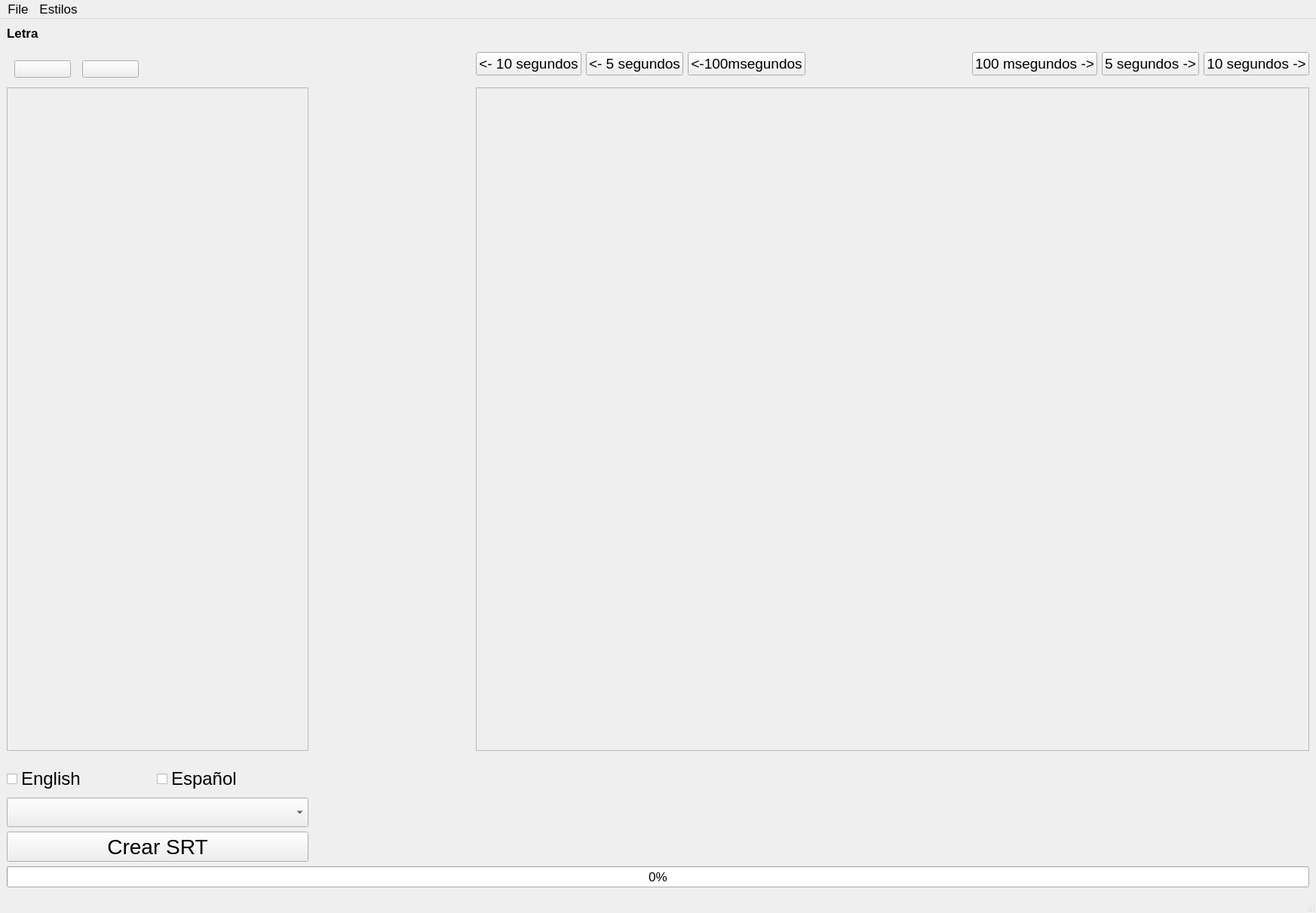
<?xml version="1.0" encoding="UTF-8"?>
<ui version="4.0">
 <class>MainWindow</class>
 <widget class="QMainWindow" name="MainWindow">
  <property name="geometry">
   <rect>
    <x>0</x>
    <y>0</y>
    <width>1745</width>
    <height>1211</height>
   </rect>
  </property>
  <property name="baseSize">
   <size>
    <width>0</width>
    <height>0</height>
   </size>
  </property>
  <property name="font">
   <font>
    <pointsize>13</pointsize>
   </font>
  </property>
  <property name="windowTitle">
   <string>SRT Editor</string>
  </property>
  <widget class="QWidget" name="centralwidget">
   <layout class="QGridLayout" name="gridLayout">
    <item row="2" column="2" rowspan="2" colspan="3">
     <widget class="QFrame" name="QFrameVideo">
      <property name="frameShape">
       <enum>QFrame::StyledPanel</enum>
      </property>
      <property name="frameShadow">
       <enum>QFrame::Raised</enum>
      </property>
      <layout class="QGridLayout" name="gridLayout_3">
       <item row="0" column="0">
        <layout class="QVBoxLayout" name="QVideoBoxVLayout">
         <property name="sizeConstraint">
          <enum>QLayout::SetMinimumSize</enum>
         </property>
        </layout>
       </item>
      </layout>
     </widget>
    </item>
    <item row="1" column="2">
     <layout class="QHBoxLayout" name="horizontalLayout_2">
      <item>
       <widget class="QPushButton" name="tenBack">
        <property name="minimumSize">
         <size>
          <width>0</width>
          <height>0</height>
         </size>
        </property>
        <property name="font">
         <font>
          <pointsize>14</pointsize>
         </font>
        </property>
        <property name="text">
         <string>&lt;- 10 segundos</string>
        </property>
       </widget>
      </item>
      <item>
       <widget class="QPushButton" name="fiveBack">
        <property name="font">
         <font>
          <pointsize>14</pointsize>
         </font>
        </property>
        <property name="text">
         <string>&lt;- 5 segundos</string>
        </property>
       </widget>
      </item>
      <item>
       <widget class="QPushButton" name="oneMBack">
        <property name="font">
         <font>
          <pointsize>14</pointsize>
         </font>
        </property>
        <property name="text">
         <string>&lt;-100msegundos</string>
        </property>
       </widget>
      </item>
     </layout>
    </item>
    <item row="7" column="0" colspan="5">
     <widget class="QProgressBar" name="progressBar">
      <property name="enabled">
       <bool>true</bool>
      </property>
      <property name="value">
       <number>0</number>
      </property>
     </widget>
    </item>
    <item row="4" column="2" rowspan="2" colspan="3">
     <widget class="QLabel" name="currentLyrics">
      <property name="sizePolicy">
       <sizepolicy hsizetype="Minimum" vsizetype="Preferred">
        <horstretch>0</horstretch>
        <verstretch>0</verstretch>
       </sizepolicy>
      </property>
      <property name="minimumSize">
       <size>
        <width>0</width>
        <height>10</height>
       </size>
      </property>
      <property name="font">
       <font>
        <family>Arial</family>
        <pointsize>28</pointsize>
       </font>
      </property>
      <property name="frameShadow">
       <enum>QFrame::Plain</enum>
      </property>
      <property name="text">
       <string/>
      </property>
      <property name="alignment">
       <set>Qt::AlignCenter</set>
      </property>
      <property name="wordWrap">
       <bool>true</bool>
      </property>
     </widget>
    </item>
    <item row="5" column="0">
     <widget class="QComboBox" name="textAppendList">
      <property name="font">
       <font>
        <pointsize>20</pointsize>
       </font>
      </property>
      <item>
       <property name="text">
        <string/>
       </property>
      </item>
      <item>
       <property name="text">
        <string>❤</string>
       </property>
      </item>
      <item>
       <property name="text">
        <string>♥♥</string>
       </property>
      </item>
      <item>
       <property name="text">
        <string>♪</string>
       </property>
      </item>
      <item>
       <property name="text">
        <string>♪♪</string>
       </property>
      </item>
      <item>
       <property name="text">
        <string>𝄞</string>
       </property>
      </item>
      <item>
       <property name="text">
        <string>𝄞𝄞</string>
       </property>
      </item>
      <item>
       <property name="text">
        <string>💘</string>
       </property>
      </item>
      <item>
       <property name="text">
        <string>💘💘</string>
       </property>
      </item>
      <item>
       <property name="text">
        <string>🎹</string>
       </property>
      </item>
      <item>
       <property name="text">
        <string>🎸</string>
       </property>
      </item>
      <item>
       <property name="text">
        <string>🎶</string>
       </property>
      </item>
      <item>
       <property name="text">
        <string>🎙</string>
       </property>
      </item>
      <item>
       <property name="text">
        <string>🎵</string>
       </property>
      </item>
     </widget>
    </item>
    <item row="1" column="3">
     <layout class="QGridLayout" name="gridLayout_2">
      <item row="0" column="0">
       <widget class="QLabel" name="currentTime">
        <property name="sizePolicy">
         <sizepolicy hsizetype="Minimum" vsizetype="Preferred">
          <horstretch>0</horstretch>
          <verstretch>0</verstretch>
         </sizepolicy>
        </property>
        <property name="minimumSize">
         <size>
          <width>175</width>
          <height>0</height>
         </size>
        </property>
        <property name="font">
         <font>
          <pointsize>12</pointsize>
         </font>
        </property>
        <property name="text">
         <string/>
        </property>
        <property name="alignment">
         <set>Qt::AlignCenter</set>
        </property>
       </widget>
      </item>
     </layout>
    </item>
    <item row="2" column="0" rowspan="2" colspan="2">
     <widget class="QScrollArea" name="scrollArea">
      <property name="sizePolicy">
       <sizepolicy hsizetype="Maximum" vsizetype="Expanding">
        <horstretch>0</horstretch>
        <verstretch>0</verstretch>
       </sizepolicy>
      </property>
      <property name="maximumSize">
       <size>
        <width>400</width>
        <height>16777215</height>
       </size>
      </property>
      <property name="widgetResizable">
       <bool>true</bool>
      </property>
      <property name="alignment">
       <set>Qt::AlignLeading|Qt::AlignLeft|Qt::AlignTop</set>
      </property>
      <widget class="QWidget" name="scrollAreaWidgetContents">
       <property name="geometry">
        <rect>
         <x>0</x>
         <y>0</y>
         <width>398</width>
         <height>815</height>
        </rect>
       </property>
       <property name="sizePolicy">
        <sizepolicy hsizetype="Expanding" vsizetype="Expanding">
         <horstretch>0</horstretch>
         <verstretch>0</verstretch>
        </sizepolicy>
       </property>
       <property name="maximumSize">
        <size>
         <width>16777215</width>
         <height>16777215</height>
        </size>
       </property>
       <layout class="QVBoxLayout" name="verticalLayout">
        <property name="topMargin">
         <number>0</number>
        </property>
       </layout>
      </widget>
     </widget>
    </item>
    <item row="6" column="0">
     <widget class="QPushButton" name="createSRTButton">
      <property name="font">
       <font>
        <pointsize>21</pointsize>
        <weight>50</weight>
        <italic>false</italic>
        <bold>false</bold>
        <underline>false</underline>
       </font>
      </property>
      <property name="autoFillBackground">
       <bool>false</bool>
      </property>
      <property name="text">
       <string>Crear SRT</string>
      </property>
      <property name="checkable">
       <bool>false</bool>
      </property>
     </widget>
    </item>
    <item row="1" column="0">
     <widget class="QWidget" name="addremoveWidgetContainer" native="true">
      <property name="sizePolicy">
       <sizepolicy hsizetype="Minimum" vsizetype="Fixed">
        <horstretch>0</horstretch>
        <verstretch>0</verstretch>
       </sizepolicy>
      </property>
      <property name="minimumSize">
       <size>
        <width>150</width>
        <height>50</height>
       </size>
      </property>
      <widget class="QPushButton" name="addButton">
       <property name="geometry">
        <rect>
         <x>10</x>
         <y>20</y>
         <width>75</width>
         <height>23</height>
        </rect>
       </property>
       <property name="text">
        <string/>
       </property>
       <property name="icon">
        <iconset resource="ResourceFiles/plusandminus.qrc">
         <normaloff>:/plus/plus-24844_1280.png</normaloff>:/plus/plus-24844_1280.png</iconset>
       </property>
      </widget>
      <widget class="QPushButton" name="removeButton">
       <property name="geometry">
        <rect>
         <x>100</x>
         <y>20</y>
         <width>75</width>
         <height>23</height>
        </rect>
       </property>
       <property name="text">
        <string/>
       </property>
       <property name="icon">
        <iconset resource="ResourceFiles/plusandminus.qrc">
         <normaloff>:/plus/MinusSign.png</normaloff>:/plus/MinusSign.png</iconset>
       </property>
       <property name="iconSize">
        <size>
         <width>40</width>
         <height>40</height>
        </size>
       </property>
      </widget>
     </widget>
    </item>
    <item row="1" column="4">
     <layout class="QHBoxLayout" name="horizontalLayout_3">
      <item>
       <widget class="QPushButton" name="oneMForward">
        <property name="font">
         <font>
          <pointsize>14</pointsize>
         </font>
        </property>
        <property name="text">
         <string>100 msegundos -&gt;</string>
        </property>
       </widget>
      </item>
      <item>
       <widget class="QPushButton" name="fiveForward">
        <property name="font">
         <font>
          <pointsize>14</pointsize>
         </font>
        </property>
        <property name="text">
         <string>5 segundos -&gt;</string>
        </property>
       </widget>
      </item>
      <item>
       <widget class="QPushButton" name="tenForward">
        <property name="font">
         <font>
          <pointsize>14</pointsize>
         </font>
        </property>
        <property name="text">
         <string>10 segundos -&gt;</string>
        </property>
       </widget>
      </item>
     </layout>
    </item>
    <item row="4" column="0">
     <widget class="QWidget" name="widget" native="true">
      <property name="sizePolicy">
       <sizepolicy hsizetype="Preferred" vsizetype="Maximum">
        <horstretch>0</horstretch>
        <verstretch>0</verstretch>
       </sizepolicy>
      </property>
      <property name="minimumSize">
       <size>
        <width>400</width>
        <height>50</height>
       </size>
      </property>
      <property name="maximumSize">
       <size>
        <width>16777215</width>
        <height>30</height>
       </size>
      </property>
      <widget class="QWidget" name="horizontalLayoutWidget">
       <property name="geometry">
        <rect>
         <x>0</x>
         <y>0</y>
         <width>391</width>
         <height>42</height>
        </rect>
       </property>
       <layout class="QHBoxLayout" name="horizontalLayout">
        <item>
         <widget class="QCheckBox" name="translateEnglish">
          <property name="font">
           <font>
            <pointsize>18</pointsize>
           </font>
          </property>
          <property name="text">
           <string>English</string>
          </property>
         </widget>
        </item>
        <item>
         <widget class="QCheckBox" name="translateSpanish">
          <property name="font">
           <font>
            <pointsize>18</pointsize>
           </font>
          </property>
          <property name="text">
           <string>Español</string>
          </property>
         </widget>
        </item>
       </layout>
      </widget>
     </widget>
    </item>
    <item row="0" column="0">
     <widget class="QLabel" name="lyricsTitle">
      <property name="sizePolicy">
       <sizepolicy hsizetype="Maximum" vsizetype="Fixed">
        <horstretch>0</horstretch>
        <verstretch>0</verstretch>
       </sizepolicy>
      </property>
      <property name="maximumSize">
       <size>
        <width>450</width>
        <height>16777215</height>
       </size>
      </property>
      <property name="font">
       <font>
        <pointsize>13</pointsize>
        <weight>75</weight>
        <bold>true</bold>
       </font>
      </property>
      <property name="text">
       <string>Letra</string>
      </property>
     </widget>
    </item>
   </layout>
  </widget>
  <widget class="QMenuBar" name="menubar">
   <property name="enabled">
    <bool>true</bool>
   </property>
   <property name="geometry">
    <rect>
     <x>0</x>
     <y>0</y>
     <width>1745</width>
     <height>36</height>
    </rect>
   </property>
   <widget class="QMenu" name="menuFile">
    <property name="title">
     <string>File</string>
    </property>
    <addaction name="actionInportar_Subtitulos_srt"/>
    <addaction name="actionAuto_Generar_Subtitulos"/>
   </widget>
   <widget class="QMenu" name="menuEstilos">
    <property name="title">
     <string>Estilos</string>
    </property>
    <addaction name="actionLight_Mode"/>
    <addaction name="actionDark_Mode_2"/>
    <addaction name="actionRed_Palette"/>
    <addaction name="actionBlue_Palette"/>
   </widget>
   <addaction name="menuFile"/>
   <addaction name="menuEstilos"/>
  </widget>
  <widget class="QStatusBar" name="statusbar"/>
  <action name="actionOpen_Video">
   <property name="text">
    <string>Open Video</string>
   </property>
  </action>
  <action name="actionInportar_Subtitulos_srt">
   <property name="text">
    <string>Importar Subtitulos srt</string>
   </property>
  </action>
  <action name="actionDark_Mode">
   <property name="text">
    <string>Dark Mode</string>
   </property>
  </action>
  <action name="actionLight_Mode">
   <property name="text">
    <string>Light Mode</string>
   </property>
  </action>
  <action name="actionDark_Mode_2">
   <property name="text">
    <string>Dark Mode</string>
   </property>
  </action>
  <action name="actionRed_Palette">
   <property name="text">
    <string>Red Palette</string>
   </property>
  </action>
  <action name="actionBlue_Palette">
   <property name="text">
    <string>Blue Palette</string>
   </property>
  </action>
  <action name="actionAuto_Generar_Subtitulos">
   <property name="text">
    <string>Generar Subtitulos Automaticamente</string>
   </property>
  </action>
 </widget>
 <resources>
  <include location="ResourceFiles/plusandminus.qrc"/>
 </resources>
 <connections/>
</ui>
